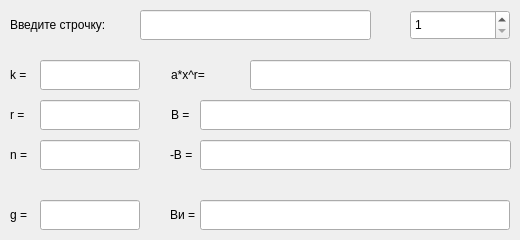
<?xml version="1.0" encoding="UTF-8"?>
<ui version="4.0">
 <class>MainWindow</class>
 <widget class="QMainWindow" name="MainWindow">
  <property name="geometry">
   <rect>
    <x>0</x>
    <y>0</y>
    <width>520</width>
    <height>240</height>
   </rect>
  </property>
  <property name="windowTitle">
   <string>MainWindow</string>
  </property>
  <widget class="QWidget" name="centralwidget">
   <widget class="QLineEdit" name="init">
    <property name="geometry">
     <rect>
      <x>140</x>
      <y>10</y>
      <width>231</width>
      <height>30</height>
     </rect>
    </property>
    <property name="maxLength">
     <number>10</number>
    </property>
   </widget>
   <widget class="QLineEdit" name="N_">
    <property name="geometry">
     <rect>
      <x>40</x>
      <y>140</y>
      <width>100</width>
      <height>30</height>
     </rect>
    </property>
    <property name="text">
     <string/>
    </property>
    <property name="readOnly">
     <bool>true</bool>
    </property>
   </widget>
   <widget class="QLabel" name="label_2">
    <property name="geometry">
     <rect>
      <x>171</x>
      <y>100</y>
      <width>30</width>
      <height>30</height>
     </rect>
    </property>
    <property name="text">
     <string>B =</string>
    </property>
   </widget>
   <widget class="QLabel" name="label_1">
    <property name="geometry">
     <rect>
      <x>10</x>
      <y>100</y>
      <width>30</width>
      <height>30</height>
     </rect>
    </property>
    <property name="text">
     <string>r =</string>
    </property>
   </widget>
   <widget class="QLabel" name="label_7">
    <property name="geometry">
     <rect>
      <x>10</x>
      <y>140</y>
      <width>30</width>
      <height>30</height>
     </rect>
    </property>
    <property name="text">
     <string>n =</string>
    </property>
   </widget>
   <widget class="QLineEdit" name="R_">
    <property name="geometry">
     <rect>
      <x>40</x>
      <y>100</y>
      <width>100</width>
      <height>30</height>
     </rect>
    </property>
    <property name="readOnly">
     <bool>true</bool>
    </property>
   </widget>
   <widget class="QLabel" name="label_3">
    <property name="geometry">
     <rect>
      <x>170</x>
      <y>140</y>
      <width>30</width>
      <height>30</height>
     </rect>
    </property>
    <property name="text">
     <string>-B =</string>
    </property>
   </widget>
   <widget class="QLineEdit" name="B_">
    <property name="geometry">
     <rect>
      <x>200</x>
      <y>100</y>
      <width>311</width>
      <height>30</height>
     </rect>
    </property>
    <property name="readOnly">
     <bool>true</bool>
    </property>
   </widget>
   <widget class="QLineEdit" name="_B_">
    <property name="geometry">
     <rect>
      <x>200</x>
      <y>140</y>
      <width>311</width>
      <height>30</height>
     </rect>
    </property>
    <property name="text">
     <string/>
    </property>
    <property name="readOnly">
     <bool>true</bool>
    </property>
   </widget>
   <widget class="QLabel" name="label_4">
    <property name="geometry">
     <rect>
      <x>170</x>
      <y>200</y>
      <width>30</width>
      <height>30</height>
     </rect>
    </property>
    <property name="text">
     <string>Bи =</string>
    </property>
   </widget>
   <widget class="QLineEdit" name="_B_ispr">
    <property name="geometry">
     <rect>
      <x>200</x>
      <y>200</y>
      <width>310</width>
      <height>30</height>
     </rect>
    </property>
    <property name="text">
     <string/>
    </property>
    <property name="readOnly">
     <bool>true</bool>
    </property>
   </widget>
   <widget class="QLabel" name="label_6">
    <property name="geometry">
     <rect>
      <x>10</x>
      <y>10</y>
      <width>121</width>
      <height>30</height>
     </rect>
    </property>
    <property name="text">
     <string>Введите строчку:</string>
    </property>
   </widget>
   <widget class="QLabel" name="label_8">
    <property name="geometry">
     <rect>
      <x>10</x>
      <y>60</y>
      <width>30</width>
      <height>30</height>
     </rect>
    </property>
    <property name="text">
     <string>k =</string>
    </property>
   </widget>
   <widget class="QLineEdit" name="K_">
    <property name="geometry">
     <rect>
      <x>40</x>
      <y>60</y>
      <width>100</width>
      <height>30</height>
     </rect>
    </property>
    <property name="readOnly">
     <bool>true</bool>
    </property>
   </widget>
   <widget class="QSpinBox" name="spinBox">
    <property name="geometry">
     <rect>
      <x>410</x>
      <y>10</y>
      <width>100</width>
      <height>30</height>
     </rect>
    </property>
    <property name="minimum">
     <number>1</number>
    </property>
   </widget>
   <widget class="QLabel" name="label_9">
    <property name="geometry">
     <rect>
      <x>10</x>
      <y>200</y>
      <width>30</width>
      <height>30</height>
     </rect>
    </property>
    <property name="text">
     <string>g =</string>
    </property>
   </widget>
   <widget class="QLineEdit" name="G_">
    <property name="geometry">
     <rect>
      <x>40</x>
      <y>200</y>
      <width>100</width>
      <height>30</height>
     </rect>
    </property>
    <property name="text">
     <string/>
    </property>
    <property name="readOnly">
     <bool>true</bool>
    </property>
   </widget>
   <widget class="QLabel" name="label_10">
    <property name="geometry">
     <rect>
      <x>171</x>
      <y>60</y>
      <width>71</width>
      <height>30</height>
     </rect>
    </property>
    <property name="text">
     <string>a*x^r=</string>
    </property>
   </widget>
   <widget class="QLineEdit" name="a_x_">
    <property name="geometry">
     <rect>
      <x>250</x>
      <y>60</y>
      <width>261</width>
      <height>30</height>
     </rect>
    </property>
    <property name="readOnly">
     <bool>true</bool>
    </property>
   </widget>
  </widget>
 </widget>
 <resources/>
 <connections/>
</ui>
